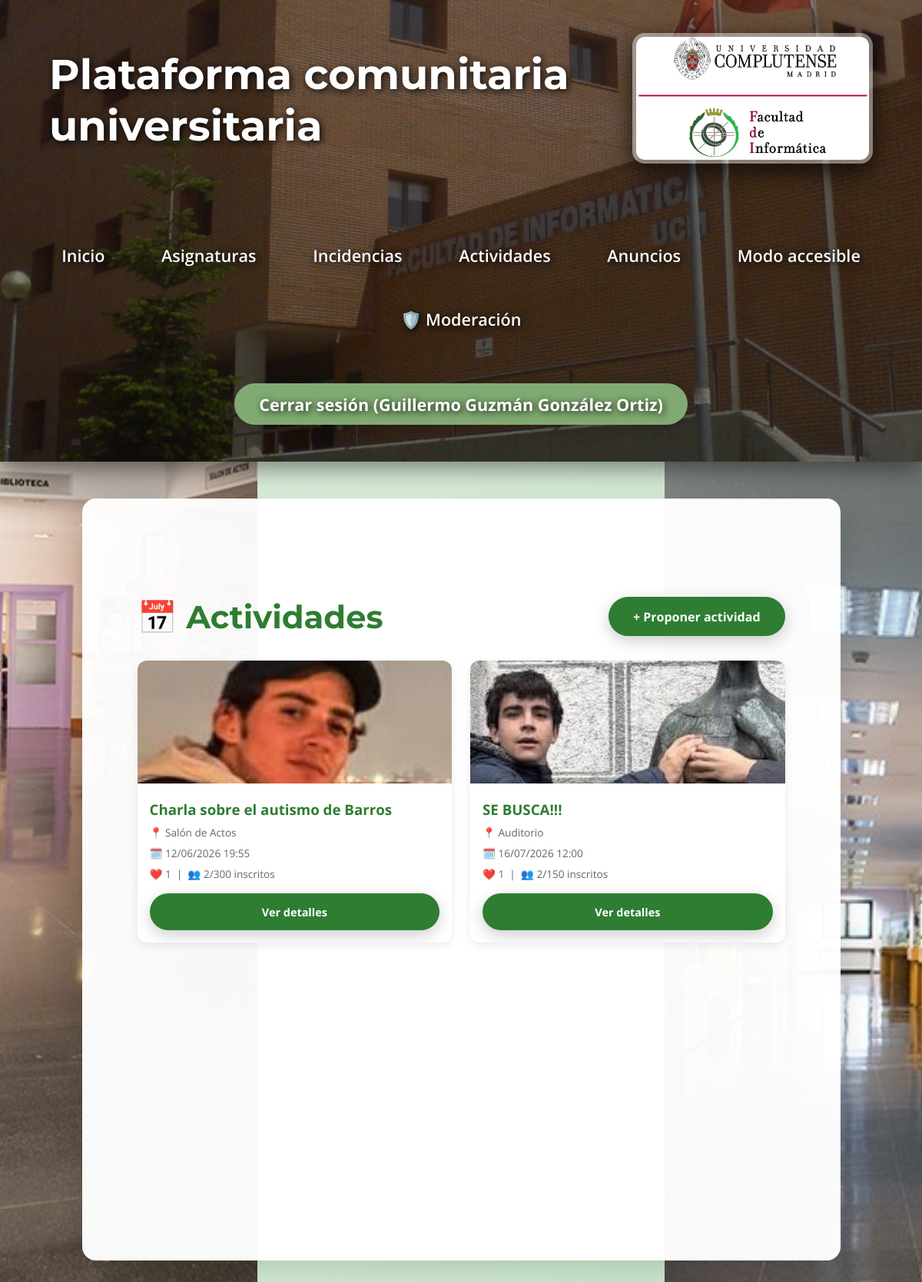
The app's page /actividades (signed in) with its own data.
### models.py (models this page shows, shortened)
class User(UserMixin, db.Model):
    __tablename__ = "users"
    id = db.Column(db.Integer, primary_key=True)
    email = db.Column(db.String(120), unique=True, nullable=False)
    name = db.Column(db.String(100), nullable=False)
    role = db.Column(db.String(20), nullable=False, default="estudiante")
    password_hash = db.Column(db.String(200), nullable=True)

class Activity(db.Model):
    __tablename__ = "activities"
    id = db.Column(db.Integer, primary_key=True)
    title = db.Column(db.String(200), nullable=False)
    description = db.Column(db.Text, nullable=False)
    date = db.Column(db.DateTime, nullable=False)
    location = db.Column(db.String(200), nullable=False)
    image_filename = db.Column(db.String(255), nullable=True)
    capacity = db.Column(db.Integer, nullable=True)
    status = db.Column(db.String(20), nullable=False, default="pendiente")  # pendiente / aprobada / rechazada
    created_at = db.Column(db.DateTime, default=datetime.utcnow)
    user_id = db.Column(db.Integer, db.ForeignKey("users.id"), nullable=False)
    user = db.relationship("User", backref="activities")
    registrations = db.relationship("ActivityRegistration", backref="activity", lazy=True, cascade="all, delete-orphan")
    likes = db.relationship("ActivityLike", backref="activity", lazy=True, cascade="all, delete-orphan")
    comments = db.relationship("ActivityComment", backref="activity", lazy=True, cascade="all, delete-orphan")
    @property
    def registration_count(self):
        return len(self.registrations)
    @property
    def likes_count(self):
        return len(self.likes)

### routes_activities.py (the view)
@activities_bp.route('/actividades')
@login_required
def activities_list():
    activities = Activity.query.filter_by(status='aprobada').order_by(Activity.date.asc()).all()
    return render_template('activities/activities.html', activities=activities)

### app.py (called while the page is built)
@login_manager.user_loader
def load_user(user_id):
    return db.session.get(User, int(user_id))

### templates/activities/activities.html (shortened to what this page needs)
{% extends "base.html" %}
{% block custom_css %}
<link rel="stylesheet" href="{{ url_for('static', filename='css/activities.css') }}">
{% endblock %}
{% block content %}
<div class="activities-wrapper">
    <div class="activities-header">
        <h2 class="activities-title">📅 Actividades</h2>
        <a href="{{ url_for('activities.activity_create') }}" class="btn-create">+ Proponer actividad</a>
    </div>
    {% if activities %}
        <div class="activities-grid">
            {% for activity in activities %}
            <div class="activity-card">
                {% if activity.image_filename %}
                    <img src="{{ url_for('static', filename='uploads/activities/' + activity.image_filename) }}" class="activity-img">
                {% else %}
                    <div class="activity-placeholder">📅</div>
                {% endif %}
                <div class="activity-body">
                    <h3 class="activity-card-title">{{ activity.title }}</h3>
                    <p class="activity-info">📍 {{ activity.location }}</p>
                    <p class="activity-info">🗓️ {{ activity.date.strftime('%d/%m/%Y %H:%M') }}</p>
                    <p class="activity-info mb-1">
                        ❤️ {{ activity.likes_count }} &nbsp;|&nbsp;
                        👥 {{ activity.registration_count }}{% if activity.capacity %}/{{ activity.capacity }}{% endif %} inscritos
                    </p>
                    <a href="{{ url_for('activities.activity_detail', activity_id=activity.id) }}" class="btn-create btn-full">Ver detalles</a>
                </div>
            </div>
            {% endfor %}
        </div>
    {% else %}
        <div class="empty-state">
            <p style="font-size: 3rem; margin: 0;">📭</p>
            <p style="font-size: 1.2rem;">No hay actividades disponibles todavía.</p>
            <p>¡Sé el primero en proponer una!</p>
        </div>
    {% endif %}
</div>
{% endblock %}

### templates/base.html (shortened to what this page needs)
<!DOCTYPE html>
<html lang="es">
<head>
    <link rel="stylesheet" href="{{ url_for('static', filename='css/global.css') }}?v=2">
    {% block custom_css %}{% endblock %}
</head>
<body>
    <header class="main-header">
        <div class="header-content">
            <h1>Plataforma comunitaria universitaria</h1>
            <a href="https://informatica.ucm.es" target="_blank">
                <img src="{{ url_for('static', filename='img/ucm.jpg') }}" alt="Facultad de Informática UCM" class="header-logo">
            </a>
        </div>
        <nav class="main-nav">
            <div class="nav-links">
                <a href="{{ url_for('home') }}">Inicio</a>
                <a href="{{ url_for('subjects.list_subjects') }}">Asignaturas</a>
                <a href="{{ url_for('incidents') }}">Incidencias</a>
                <a href="{{ url_for('activities.activities_list') }}">Actividades</a>
                <a href="{{ url_for('ads') }}">Anuncios</a>
                <a href="{{ url_for('accessible_mode') }}">Modo accesible</a>
                {% if current_user.is_authenticated and current_user.role == 'admin' %}
                    <a href="{{ url_for('moderation_panel') }}">🛡️ Moderación</a>
                {% endif %}
            </div>
            <div class="auth-links">
                {% if current_user.is_authenticated %}
                    <a href="{{ url_for('logout') }}">Cerrar sesión ({{ current_user.name }})</a>
                {% else %}
                    <a href="{{ url_for('login') }}">Iniciar sesión</a>
                {% endif %}
            </div>
        </nav>
    </header>
    <main>
        {% block content %}{% endblock %}
    </main>
</body>
</html>

### static/css/global.css (style rules this page uses)
body { font-family: 'Open Sans', sans-serif; background: linear-gradient(135deg, #e8f5e8 0%, #c8e6c9 100%); margin: 0; padding: 0; min-height: 100vh; color: #2e7d32; }
header h1, header nav a, header .auth-links a { color: rgb(255, 255, 255) !important; text-shadow: 2px 2px 10px rgba(0,0,0,0.9); position: relative; z-index: 2; }
header h1 { font-family: 'Montserrat', sans-serif; font-size: 3.4rem; font-weight: 700; margin: 0; }
nav { margin-top: 2rem; font-size: 1.35rem; display: flex; justify-content: center; align-items: center; flex-wrap: wrap; gap: 2.2rem; }
nav a { color: #e8f5e8; text-decoration: none; font-weight: 600; padding: 0.6rem 1.2rem; border-radius: 10px; transition: all 0.3s; }
.auth-links { display: flex; gap: 1.2rem; }
.auth-links a { background: rgb(129, 170, 115); color: #1b5e20; padding: 0.8rem 2rem; border-radius: 50px; font-weight: bold; box-shadow: 0 6px 18px rgba(0,0,0,0.2); transition: all 0.3s; }
header img { transition: all 0.4s ease; border: 4px solid rgba(255,255,255,0.3); border-radius: 16px; }
main { max-width: 875px; margin: 3rem auto; background: rgba(255,255,255,0.97); padding: 6rem 3.5rem; min-height: 100vh; border-radius: 18px; box-shadow: 0 12px 40px rgba(0,0,0,0.15); }
h2 { color: #1b5e20; font-family: 'Montserrat', sans-serif; font-size: 2.6rem; text-align: center; margin-bottom: 1.5rem; }
.btn-create { background: #2e7d32; color: white; padding: 0.9rem 2rem; border-radius: 50px; text-decoration: none; font-weight: bold; box-shadow: 0 6px 20px rgba(0,0,0,0.2); transition: all 0.3s; }
body::before, body::after { content: ""; position: fixed; top: 0; width: 335px; height: 100%; background-repeat: no-repeat; background-position: center top; background-size: cover; z-index: 0; }
body::before { left: 0; background-image: url('../img/hall.jpg'); }
body::after { right: 0; background-image: url('../img/pasillo.jpg'); }
main, header, nav { position: relative; z-index: 1; }
.main-header { background: linear-gradient(rgba(0,0,0,0.45), rgba(0,0,0,0.55)), url('../img/ucm2.jpg') center top / cover no-repeat; min-height: 420px; padding: 0; position: relative; box-shadow: 0 8px 32px rgba(0,0,0,0.5); }
.header-content { display: flex; justify-content: space-between; align-items: center; padding: 2.5rem 4rem; background: transparent; height: 180px; position: relative; z-index: 2; }
.header-logo { height: 160px; width: auto; border-radius: 16px; box-shadow: 0 10px 30px rgba(0,0,0,0.7); border: 5px solid rgba(255,255,255,0.4); }
.main-nav { text-align: center; padding: 1rem 0 3rem 0; position: relative; z-index: 2; }
.nav-links { display: inline-flex; gap: 2.2rem; flex-wrap: wrap; justify-content: center; }
.auth-links { margin-top: 1.5rem; }

### static/css/activities.css (style rules this page uses)
.activities-wrapper { max-width: 900px; margin: 2rem auto; padding: 0 1rem; }
.activities-header { display: flex; justify-content: space-between; align-items: center; margin-bottom: 2rem; }
.activities-title { color: #2e7d32; margin: 0; }
.activities-grid { display: grid; grid-template-columns: repeat(auto-fill, minmax(280px, 1fr)); gap: 1.5rem; }
.activity-card { background: #fff; border-radius: 12px; box-shadow: 0 4px 12px rgba(0,0,0,0.08); overflow: hidden; transition: transform 0.2s, box-shadow 0.2s; }
.activity-img { width: 100%; height: 160px; object-fit: cover; }
.activity-body { padding: 1rem; }
.activity-card-title { margin: 0 0 0.5rem 0; color: #2e7d32; }
.activity-info { color: #666; font-size: 0.85rem; margin: 0 0 0.5rem 0; }
.activity-info.mb-1 { margin-bottom: 1rem; }
.btn-full { display: block; text-align: center; font-size: 0.9rem; width: 100%; box-sizing: border-box; }

### records on screen
User: name "Guillermo Guzmán González Ortiz"
Activity: image_filename (picture), title "Charla sobre el autismo de Barros", location "Salón de Actos", date "12/06/2026 19:55", likes_count "1", registration_count "2", capacity "300"
Activity: image_filename (picture), title "SE BUSCA!!!", location "Auditorio", date "16/07/2026 12:00", likes_count "1", registration_count "2", capacity "150"
